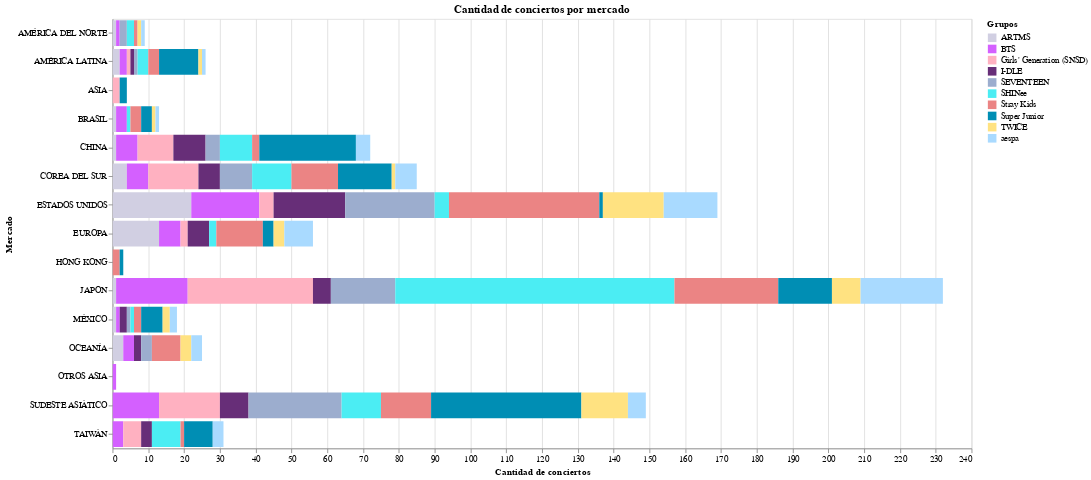

The code cell stored with this chart in its notebook:
### Code cell
df1_mercado['MERCADO'] = (
    df1_mercado['MERCADO']
    .astype(str)
    .str.strip()
    .str.replace(r'\s+', ' ', regex=True)
    .str.upper())


import altair as alt

# Define un diccionario de colores por grupo
color_map = {
    'ARTMS': '#d1cfe2',
    'BTS': '#D460FF',
    "Girls' Generation (SNSD)": '#ffb1c1',
    'I-DLE': '#672e78',
    'SEVENTEEN': '#9cadce',
    'SHINee': '#4BEDF3',
    'Stray Kids': '#EB8484',
    'Super Junior': '#008EB4',
    'TWICE': '#FFE281',
    'aespa': '#a9daff'
}


# Crea una escala de color personalizada
color_scale = alt.Scale(domain=list(color_map.keys()), range=list(color_map.values()))

chart = alt.Chart(df1_mercado).mark_bar().encode(
    x=alt.X('PAÍS:Q', title='Cantidad de conciertos'),
    y=alt.Y('MERCADO:N', title='Mercado'),
    color=alt.Color('GRUPO:N', title='Grupos', scale=color_scale),
    tooltip=[
        alt.Tooltip('GRUPO:N', title='Grupo'),
        alt.Tooltip('PAÍS:Q', title='Cantidad de conciertos'),
        alt.Tooltip('MERCADO:N', title='Mercado')
    ]
).properties(
    width=1000,
    height=500,
    title='Cantidad de conciertos por mercado'
).interactive()


chart

### Figure 1 — Vega-Lite specification as saved in the notebook (floating-point values rounded to 4 significant figures)
{"config": {"view": {"continuousWidth": 300, "continuousHeight": 300}}, "data": {"name": "data-b367ebae0a4faeef48b468bb884c2801"}, "mark": {"type": "bar"}, "encoding": {"color": {"field": "GRUPO", "scale": {"domain": ["ARTMS", "BTS", "Girls' Generation (SNSD)", "I-DLE", "SEVENTEEN", "SHINee", "Stray Kids", "Super Junior", "TWICE", "aespa"], "range": ["#d1cfe2", "#D460FF", "#ffb1c1", "#672e78", "#9cadce", "#4BEDF3", "#EB8484", "#008EB4", "#FFE281", "#a9daff"]}, "title": "Grupos", "type": "nominal"}, "tooltip": [{"field": "GRUPO", "title": "Grupo", "type": "nominal"}, {"field": "PAÍS", "title": "Cantidad de conciertos", "type": "quantitative"}, {"field": "MERCADO", "title": "Mercado", "type": "nominal"}], "x": {"field": "PAÍS", "title": "Cantidad de conciertos", "type": "quantitative"}, "y": {"field": "MERCADO", "title": "Mercado", "type": "nominal"}}, "height": 500, "params": [{"name": "param_6", "select": {"type": "interval", "encodings": ["x", "y"]}, "bind": "scales"}], "title": "Cantidad de conciertos por mercado", "width": 1000, "$schema": "https://vega.github.io/schema/vega-lite/v5.20.1.json", "datasets": {"data-b367ebae0a4faeef48b468bb884c2801": [{"GRUPO": "ARTMS", "MERCADO": "AMÉRICA LATINA", "PAÍS": 2}, {"GRUPO": "ARTMS", "MERCADO": "AMÉRICA DEL NORTE", "PAÍS": 1}, {"GRUPO": "ARTMS", "MERCADO": "BRASIL", "PAÍS": 1}, {"GRUPO": "ARTMS", "MERCADO": "CHINA", "PAÍS": 1}, {"GRUPO": "ARTMS", "MERCADO": "COREA DEL SUR", "PAÍS": 4}, {"GRUPO": "ARTMS", "MERCADO": "ESTADOS UNIDOS", "PAÍS": 22}, {"GRUPO": "ARTMS", "MERCADO": "EUROPA", "PAÍS": 13}, {"GRUPO": "ARTMS", "MERCADO": "JAPÓN", "PAÍS": 1}, {"GRUPO": "ARTMS", "MERCADO": "MÉXICO", "PAÍS": 1}, {"GRUPO": "ARTMS", "MERCADO": "OCEANÍA", "PAÍS": 3}, {"GRUPO": "BTS", "MERCADO": "AMÉRICA LATINA", "PAÍS": 2}, {"GRUPO": "BTS", "MERCADO": "AMÉRICA DEL NORTE", "PAÍS": 1}, {"GRUPO": "BTS", "MERCADO": "BRASIL", "PAÍS": 3}, {"GRUPO": "BTS", "MERCADO": "CHINA", "PAÍS": 6}, {"GRUPO": "BTS", "MERCADO": "COREA DEL SUR", "PAÍS": 6}, {"GRUPO": "BTS", "MERCADO": "ESTADOS UNIDOS", "PAÍS": 19}, {"GRUPO": "BTS", "MERCADO": "EUROPA", "PAÍS": 6}, {"GRUPO": "BTS", "MERCADO": "JAPÓN", "PAÍS": 20}, {"GRUPO": "BTS", "MERCADO": "MÉXICO", "PAÍS": 1}, {"GRUPO": "BTS", "MERCADO": "OCEANÍA", "PAÍS": 3}, {"GRUPO": "BTS", "MERCADO": "OTROS ASIA", "PAÍS": 1}, {"GRUPO": "BTS", "MERCADO": "SUDESTE ASIÁTICO", "PAÍS": 13}, {"GRUPO": "BTS", "MERCADO": "TAIWÁN", "PAÍS": 3}, {"GRUPO": "Girls' Generation (SNSD)", "MERCADO": "AMÉRICA LATINA", "PAÍS": 1}, {"GRUPO": "Girls' Generation (SNSD)", "MERCADO": "ASIA", "PAÍS": 2}, {"GRUPO": "Girls' Generation (SNSD)", "MERCADO": "CHINA", "PAÍS": 10}, {"GRUPO": "Girls' Generation (SNSD)", "MERCADO": "COREA DEL SUR", "PAÍS": 14}, {"GRUPO": "Girls' Generation (SNSD)", "MERCADO": "ESTADOS UNIDOS", "PAÍS": 4}, {"GRUPO": "Girls' Generation (SNSD)", "MERCADO": "EUROPA", "PAÍS": 2}, {"GRUPO": "Girls' Generation (SNSD)", "MERCADO": "JAPÓN", "PAÍS": 35}, {"GRUPO": "Girls' Generation (SNSD)", "MERCADO": "SUDESTE ASIÁTICO", "PAÍS": 17}, {"GRUPO": "Girls' Generation (SNSD)", "MERCADO": "TAIWÁN", "PAÍS": 5}, {"GRUPO": "I-DLE", "MERCADO": "AMÉRICA LATINA", "PAÍS": 1}, {"GRUPO": "I-DLE", "MERCADO": "CHINA", "PAÍS": 9}, {"GRUPO": "I-DLE", "MERCADO": "COREA DEL SUR", "PAÍS": 6}, {"GRUPO": "I-DLE", "MERCADO": "ESTADOS UNIDOS", "PAÍS": 20}, {"GRUPO": "I-DLE", "MERCADO": "EUROPA", "PAÍS": 6}, {"GRUPO": "I-DLE", "MERCADO": "JAPÓN", "PAÍS": 5}, {"GRUPO": "I-DLE", "MERCADO": "MÉXICO", "PAÍS": 2}, {"GRUPO": "I-DLE", "MERCADO": "OCEANÍA", "PAÍS": 2}, {"GRUPO": "I-DLE", "MERCADO": "SUDESTE ASIÁTICO", "PAÍS": 8}, {"GRUPO": "I-DLE", "MERCADO": "TAIWÁN", "PAÍS": 3}, {"GRUPO": "SEVENTEEN", "MERCADO": "AMÉRICA LATINA", "PAÍS": 1}, {"GRUPO": "SEVENTEEN", "MERCADO": "AMÉRICA DEL NORTE", "PAÍS": 2}, {"GRUPO": "SEVENTEEN", "MERCADO": "CHINA", "PAÍS": 4}, {"GRUPO": "SEVENTEEN", "MERCADO": "COREA DEL SUR", "PAÍS": 9}, {"GRUPO": "SEVENTEEN", "MERCADO": "ESTADOS UNIDOS", "PAÍS": 25}, {"GRUPO": "SEVENTEEN", "MERCADO": "JAPÓN", "PAÍS": 18}, {"GRUPO": "SEVENTEEN", "MERCADO": "MÉXICO", "PAÍS": 1}, {"GRUPO": "SEVENTEEN", "MERCADO": "OCEANÍA", "PAÍS": 3}, {"GRUPO": "SEVENTEEN", "MERCADO": "SUDESTE ASIÁTICO", "PAÍS": 26}, {"GRUPO": "SHINee", "MERCADO": "AMÉRICA LATINA", "PAÍS": 3}, {"GRUPO": "SHINee", "MERCADO": "AMÉRICA DEL NORTE", "PAÍS": 2}, {"GRUPO": "SHINee", "MERCADO": "BRASIL", "PAÍS": 1}, {"GRUPO": "SHINee", "MERCADO": "CHINA", "PAÍS": 9}, {"GRUPO": "SHINee", "MERCADO": "COREA DEL SUR", "PAÍS": 11}, {"GRUPO": "SHINee", "MERCADO": "ESTADOS UNIDOS", "PAÍS": 4}, {"GRUPO": "SHINee", "MERCADO": "EUROPA", "PAÍS": 2}, {"GRUPO": "SHINee", "MERCADO": "JAPÓN", "PAÍS": 78}, {"GRUPO": "SHINee", "MERCADO": "MÉXICO", "PAÍS": 1}, {"GRUPO": "SHINee", "MERCADO": "SUDESTE ASIÁTICO", "PAÍS": 11}, {"GRUPO": "SHINee", "MERCADO": "TAIWÁN", "PAÍS": 8}, {"GRUPO": "Stray Kids", "MERCADO": "AMÉRICA LATINA", "PAÍS": 3}, {"GRUPO": "Stray Kids", "MERCADO": "AMÉRICA DEL NORTE", "PAÍS": 1}, {"GRUPO": "Stray Kids", "MERCADO": "BRASIL", "PAÍS": 3}, {"GRUPO": "Stray Kids", "MERCADO": "CHINA", "PAÍS": 2}, {"GRUPO": "Stray Kids", "MERCADO": "COREA DEL SUR", "PAÍS": 13}, {"GRUPO": "Stray Kids", "MERCADO": "ESTADOS UNIDOS", "PAÍS": 42}, {"GRUPO": "Stray Kids", "MERCADO": "EUROPA", "PAÍS": 13}, {"GRUPO": "Stray Kids", "MERCADO": "HONG KONG", "PAÍS": 2}, {"GRUPO": "Stray Kids", "MERCADO": "JAPÓN", "PAÍS": 29}, {"GRUPO": "Stray Kids", "MERCADO": "MÉXICO", "PAÍS": 2}, {"GRUPO": "Stray Kids", "MERCADO": "OCEANÍA", "PAÍS": 8}, {"GRUPO": "Stray Kids", "MERCADO": "SUDESTE ASIÁTICO", "PAÍS": 14}, {"GRUPO": "Stray Kids", "MERCADO": "TAIWÁN", "PAÍS": 1}, {"GRUPO": "Super Junior", "MERCADO": "AMÉRICA LATINA", "PAÍS": 11}, {"GRUPO": "Super Junior", "MERCADO": "ASIA", "PAÍS": 2}, {"GRUPO": "Super Junior", "MERCADO": "BRASIL", "PAÍS": 3}, {"GRUPO": "Super Junior", "MERCADO": "CHINA", "PAÍS": 27}, {"GRUPO": "Super Junior", "MERCADO": "COREA DEL SUR", "PAÍS": 15}, {"GRUPO": "Super Junior", "MERCADO": "ESTADOS UNIDOS", "PAÍS": 1}, {"GRUPO": "Super Junior", "MERCADO": "EUROPA", "PAÍS": 3}, {"GRUPO": "Super Junior", "MERCADO": "HONG KONG", "PAÍS": 1}, {"GRUPO": "Super Junior", "MERCADO": "JAPÓN", "PAÍS": 15}, {"GRUPO": "Super Junior", "MERCADO": "MÉXICO", "PAÍS": 6}, {"GRUPO": "Super Junior", "MERCADO": "SUDESTE ASIÁTICO", "PAÍS": 42}, {"GRUPO": "Super Junior", "MERCADO": "TAIWÁN", "PAÍS": 8}, {"GRUPO": "TWICE", "MERCADO": "AMÉRICA LATINA", "PAÍS": 1}, {"GRUPO": "TWICE", "MERCADO": "AMÉRICA DEL NORTE", "PAÍS": 1}, {"GRUPO": "TWICE", "MERCADO": "BRASIL", "PAÍS": 1}, {"GRUPO": "TWICE", "MERCADO": "COREA DEL SUR", "PAÍS": 1}, {"GRUPO": "TWICE", "MERCADO": "ESTADOS UNIDOS", "PAÍS": 17}, {"GRUPO": "TWICE", "MERCADO": "EUROPA", "PAÍS": 3}, {"GRUPO": "TWICE", "MERCADO": "JAPÓN", "PAÍS": 8}, {"GRUPO": "TWICE", "MERCADO": "MÉXICO", "PAÍS": 2}, {"GRUPO": "TWICE", "MERCADO": "OCEANÍA", "PAÍS": 3}, {"GRUPO": "TWICE", "MERCADO": "SUDESTE ASIÁTICO", "PAÍS": 13}, {"GRUPO": "aespa", "MERCADO": "AMÉRICA LATINA", "PAÍS": 1}, {"GRUPO": "aespa", "MERCADO": "AMÉRICA DEL NORTE", "PAÍS": 1}, {"GRUPO": "aespa", "MERCADO": "BRASIL", "PAÍS": 1}, {"GRUPO": "aespa", "MERCADO": "CHINA", "PAÍS": 4}, {"GRUPO": "aespa", "MERCADO": "COREA DEL SUR", "PAÍS": 6}, {"GRUPO": "aespa", "MERCADO": "ESTADOS UNIDOS", "PAÍS": 15}, {"GRUPO": "aespa", "MERCADO": "EUROPA", "PAÍS": 8}, {"GRUPO": "aespa", "MERCADO": "JAPÓN", "PAÍS": 23}, {"GRUPO": "aespa", "MERCADO": "MÉXICO", "PAÍS": 2}, {"GRUPO": "aespa", "MERCADO": "OCEANÍA", "PAÍS": 3}, {"GRUPO": "aespa", "MERCADO": "SUDESTE ASIÁTICO", "PAÍS": 5}, {"GRUPO": "aespa", "MERCADO": "TAIWÁN", "PAÍS": 3}]}}
